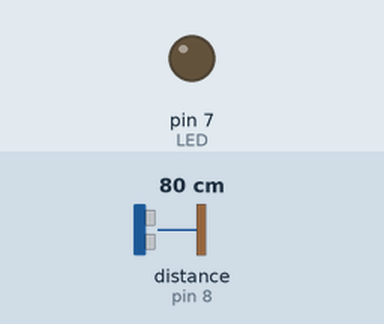
The sketch below on a simulated Arduino Mega 2560, built with avr-gcc and run on an emulated ATmega2560. Shown: output pins drawn as LEDs (lit = HIGH). Wiring (inferred from the names in the program): ultrasonic range finder: trigger pin 9; echo pin 8. The test bench sets the inputs (shaded band); at power-on: distance to the obstacle (sensor on pin 8) 80 cm. The echo pulse lasts 58.3 µs per cm; pins used as bus, display or sensor lines are not drawn.

Above: at 1.2 s.
1.3 s: distance to the obstacle (sensor on pin 8) set to 35 cm
2.8 s: distance to the obstacle (sensor on pin 8) set to 30 cm
At 3.9 s:
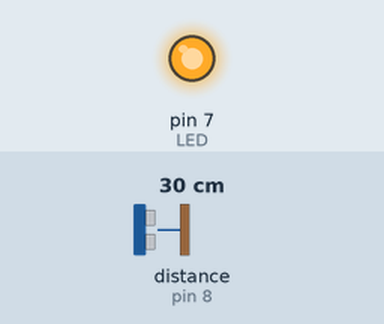
4.3 s: distance to the obstacle (sensor on pin 8) set to 60 cm
At 5.6 s:
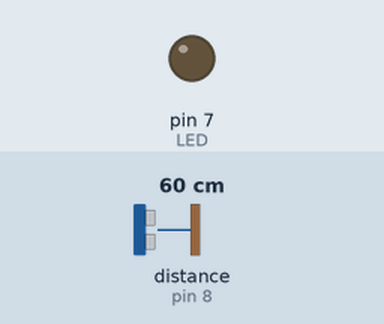
5.9 s: distance to the obstacle (sensor on pin 8) set to 27 cm
At 6.7 s:
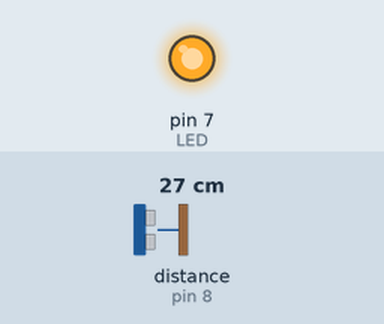
Timing chart, 0 to 8.4 s (numbered marks = the images above; inputs shaded):
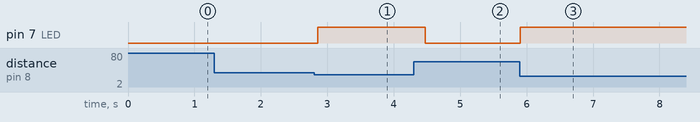

Measured:
- the behaviour switches between 32 and 31 cm on distance to the obstacle (sensor on pin 8) (found by bisection; images 0 and 1)
- after the input at 1.3 s, every drawn part: stays the same
- after the input at 2.8 s, pin 7 (LED): LOW → HIGH after 0.06 s
- after the input at 4.3 s, pin 7 (LED): HIGH → LOW after 0.18 s
- after the input at 5.9 s, pin 7 (LED): LOW → HIGH at once

The sketch:

ultrasonic-sensor-arduino.ino
```cpp
/*

📌 Pins Used

TRIG → D9
ECHO → D8
LED → D7

*/

#define TRIG 9
#define ECHO 8
#define LED  7

void setup()
{
    pinMode(TRIG, OUTPUT);
    pinMode(ECHO, INPUT);
    pinMode(LED, OUTPUT);
}

void loop()
{
    long duration;
    int distance;

    digitalWrite(TRIG, LOW);
    delayMicroseconds(2);
    digitalWrite(TRIG, HIGH);
    delayMicroseconds(10);
    digitalWrite(TRIG, LOW);

    duration = pulseIn(ECHO, HIGH);
    distance = duration / 58;

    if (distance > 30)
        digitalWrite(LED, LOW);
    else if (distance > 20)
        digitalWrite(LED, HIGH);
    else if (distance > 10)
    {
        digitalWrite(LED, HIGH);
        delay(300);
        digitalWrite(LED, LOW);
        delay(300);
    }
    else
    {
        digitalWrite(LED, HIGH);
        delay(100);
        digitalWrite(LED, LOW);
        delay(100);
    }

    delay(200);
}
```

ultrasonic-atmega16a.c
```cpp
/*
📌 Pins Used

TRIG → PA0
ECHO → PA1
LED → PA2

*/

#define F_CPU 8000000UL
#include <avr/io.h>
#include <util/delay.h>

#define TRIG PA0
#define ECHO PA1
#define LED  PA2

void io_init(void)
{
    DDRA |= (1 << TRIG) | (1 << LED);
    DDRA &= ~(1 << ECHO);
}

void send_trigger(void)
{
    PORTA |= (1 << TRIG);
    _delay_us(10);
    PORTA &= ~(1 << TRIG);
}

uint16_t get_echo_time(void)
{
    while (!(PINA & (1 << ECHO)));

    TCNT1 = 0;
    TCCR1B = (1 << CS11);

    while (PINA & (1 << ECHO));

    TCCR1B = 0;
    return TCNT1;
}

int main(void)
{
    uint16_t time_us, distance_cm;
    io_init();

    while (1)
    {
        send_trigger();
        time_us = get_echo_time();
        distance_cm = time_us / 58;

        if (distance_cm > 30)
            PORTA &= ~(1 << LED);
        else if (distance_cm > 20)
            PORTA |= (1 << LED);
        else if (distance_cm > 10)
        {
            PORTA |= (1 << LED);
            _delay_ms(300);
            PORTA &= ~(1 << LED);
            _delay_ms(300);
        }
        else
        {
            PORTA |= (1 << LED);
            _delay_ms(100);
            PORTA &= ~(1 << LED);
            _delay_ms(100);
        }

        _delay_ms(200);
    }
}
```

ultrasonic-atmega32a.c
```cpp
/*
📌 Pins Used

TRIG → PC0
ECHO → PC1
LED → PC2
*/

#define F_CPU 8000000UL
#include <avr/io.h>
#include <util/delay.h>

#define TRIG PC0
#define ECHO PC1
#define LED  PC2

void io_init(void)
{
    DDRC |= (1 << TRIG) | (1 << LED);
    DDRC &= ~(1 << ECHO);
}

void send_trigger(void)
{
    PORTC |= (1 << TRIG);
    _delay_us(10);
    PORTC &= ~(1 << TRIG);
}

uint16_t get_echo_time(void)
{
    // Wait for ECHO HIGH
    while (!(PINC & (1 << ECHO)));

    TCNT1 = 0;
    TCCR1B = (1 << CS11);   // Prescaler 8 → 1µs/tick @ 8MHz

    // Wait for ECHO LOW
    while (PINC & (1 << ECHO));

    TCCR1B = 0;
    return TCNT1;
}

int main(void)
{
    uint16_t time_us, distance_cm;
    io_init();

    while (1)
    {
        send_trigger();
        time_us = get_echo_time();

        // Integer distance calculation
        distance_cm = time_us / 58;

        if (distance_cm > 30)
            PORTC &= ~(1 << LED);
        else if (distance_cm > 20)
            PORTC |= (1 << LED);
        else if (distance_cm > 10)
        {
            PORTC |= (1 << LED);
            _delay_ms(300);
            PORTC &= ~(1 << LED);
            _delay_ms(300);
        }
        else
        {
            PORTC |= (1 << LED);
            _delay_ms(100);
            PORTC &= ~(1 << LED);
            _delay_ms(100);
        }

        _delay_ms(200);
    }
}
```

ultrasonic-attiny13a.c
```cpp
#define F_CPU 9600000UL
#include <avr/io.h>
#include <util/delay.h>
#include <avr/interrupt.h>

#define TRIG PB0
#define ECHO PB1
#define LED  PB2

volatile uint16_t ovf_count = 0;

/* Timer0 Overflow ISR */
ISR(TIM0_OVF_vect)
{
    ovf_count++;
}

/* IO Init */
void io_init(void)
{
    DDRB |= (1 << TRIG) | (1 << LED);   // Outputs
    DDRB &= ~(1 << ECHO);               // Input
}

/* Send ultrasonic trigger */
void send_trigger(void)
{
    PORTB |= (1 << TRIG);
    _delay_us(10);
    PORTB &= ~(1 << TRIG);
}

/* Measure echo pulse width (us) */
uint16_t get_echo_time(void)
{
    ovf_count = 0;
    TCNT0 = 0;

    // Wait for ECHO HIGH
    while (!(PINB & (1 << ECHO)));

    // Start Timer0 (prescaler 8 → ~0.83µs per tick)
    TCCR0B = (1 << CS01);
    TIMSK0 = (1 << TOIE0);
    sei();

    // Wait for ECHO LOW
    while (PINB & (1 << ECHO));

    // Stop timer
    cli();
    TCCR0B = 0;

    return (ovf_count * 256) + TCNT0;
}

int main(void)
{
    uint16_t time_us;
    uint16_t distance_cm;

    io_init();

    while (1)
    {
        send_trigger();
        time_us = get_echo_time();

        /* Integer distance calculation */
        distance_cm = (time_us * 48UL) / 5800UL;

        if (distance_cm > 30)
        {
            PORTB &= ~(1 << LED);
        }
        else if (distance_cm > 20)
        {
            PORTB |= (1 << LED);
        }
        else if (distance_cm > 10)
        {
            PORTB |= (1 << LED);
            _delay_ms(300);
            PORTB &= ~(1 << LED);
            _delay_ms(300);
        }
        else
        {
            PORTB |= (1 << LED);
            _delay_ms(100);
            PORTB &= ~(1 << LED);
            _delay_ms(100);
        }

        _delay_ms(200);
    }
}
```
